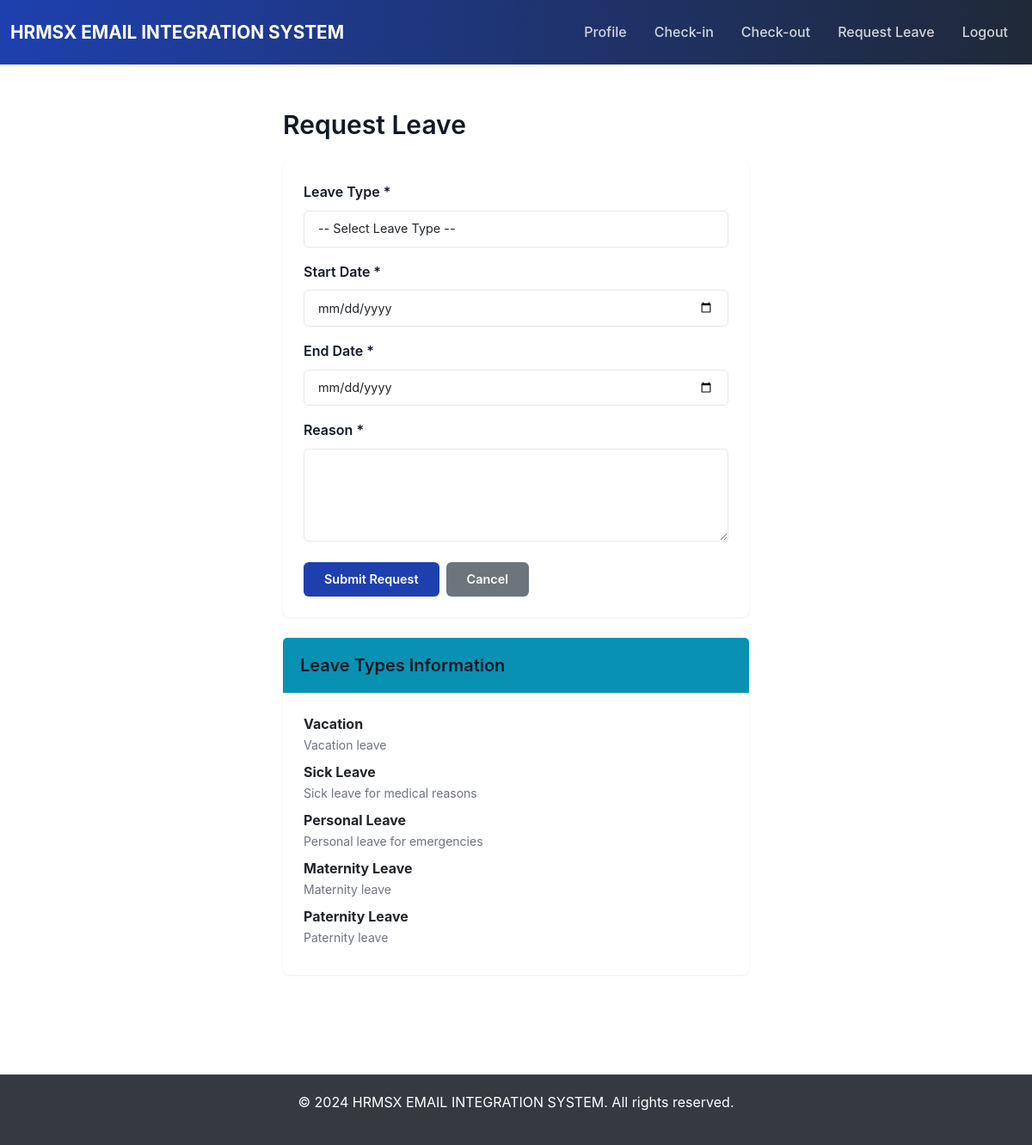
The page /leave/request/ (signed in) on the database its author committed.
### leave/models.py (models this page shows, shortened)
class LeaveType(models.Model):
    name = models.CharField(max_length=50, unique=True)
    description = models.TextField(blank=True)
    is_active = models.BooleanField(default=True)
    created_at = models.DateTimeField(auto_now_add=True)
    class Meta:
        verbose_name_plural = "Leave Types"

### leave/views.py (the view, shortened to what this page needs)
# urls.py: path('request/', views.request_leave, name='request_leave'),
@login_required(login_url='login')
def request_leave(request):
    user = request.user
    leave_types = LeaveType.objects.filter(is_active=True)
    context = {
        'leave_types': leave_types,
    }
    return render(request, 'leave/request_leave.html', context)

### users/context_processors.py (called while the page is built)
def user_role(request):
    if request.user.is_authenticated:
        try:
            role_obj = UserRole.objects.get(user=request.user)
            return {
                'user_role': role_obj.role,
                'user_role_obj': role_obj,
            }
        except UserRole.DoesNotExist:
            return {
                'user_role': None,
                'user_role_obj': None,
            }
    return {
        'user_role': None,
        'user_role_obj': None,
    }

### templates/leave/request_leave.html (shortened to what this page needs)
{% extends 'base.html' %}
{% block content %}
<div class="container">
    <div class="row justify-content-center">
        <div class="col-md-6">
            <h2 class="mb-4"> Request Leave</h2>
            <div class="card">
                <div class="card-body">
                    <form method="post">
                        <div class="mb-3">
                            <label for="leave_type" class="form-label">Leave Type *</label>
                            <select class="form-select" id="leave_type" name="leave_type" required>
                                <option value="">-- Select Leave Type --</option>
                            </select>
                        </div>
                        <div class="mb-3">
                            <label for="start_date" class="form-label">Start Date *</label>
                            <input type="date" class="form-control" id="start_date" name="start_date" required>
                        </div>
                        <div class="mb-3">
                            <label for="end_date" class="form-label">End Date *</label>
                            <input type="date" class="form-control" id="end_date" name="end_date" required>
                        </div>
                        <div class="mb-4">
                            <label for="reason" class="form-label">Reason *</label>
                            <textarea class="form-control" id="reason" name="reason" rows="4" required></textarea>
                        </div>
                        <div class="d-flex gap-2">
                            <button type="submit" class="btn btn-primary">Submit Request</button>
                            <a href="{% url 'leave_requests' %}" class="btn btn-secondary">Cancel</a>
                        </div>
                    </form>
                </div>
            </div>
            <div class="card mt-4">
                <div class="card-header bg-info text-white">
                    <h5 class="mb-0">Leave Types Information</h5>
                </div>
                <div class="card-body">
                    {% for leave_type in leave_types %}
                    <div class="mb-2">
                        <strong>{{ leave_type.name }}</strong>
                        <p class="text-muted small mb-0">{{ leave_type.description }}</p>
                    </div>
                    {% endfor %}
                </div>
            </div>
        </div>
    </div>
</div>
{% endblock %}

### static/custom.css (style rules this page uses)
:root { --primary-color: #1e40af; --secondary-color: #1f2937; --accent-color: #0ea5e9; --success-color: #059669; --danger-color: #dc2626; --warning-color: #d97706; --info-color: #0891b2; --light-bg: #f9fafb; --dark-text: #111827; --border-color: #e5e7eb; }
* { font-family: -apple-system, BlinkMacSystemFont, 'Segoe UI', 'Roboto', 'Oxygen', 'Ubuntu', 'Cantarell', sans-serif; }
body { background: #ffffff; color: var(--dark-text); line-height: 1.6; }
.card { border: none; border-radius: 8px; box-shadow: 0 1px 3px rgba(0, 0, 0, 0.08); transition: all 0.3s ease; margin-bottom: 1.5rem; }
.card-header { background: var(--primary-color); color: white; border: none; border-radius: 8px 8px 0 0; font-weight: 600; padding: 1.25rem; font-size: 1rem; }
.card-body { padding: 1.5rem; }
.btn { border: none; border-radius: 6px; font-weight: 600; padding: 0.6rem 1.5rem; transition: all 0.3s ease; text-transform: none; font-size: 0.9rem; letter-spacing: 0px; }
.btn-primary { background: var(--primary-color); color: white; }
.bg-info { background: var(--info-color) !important; color: white !important; }
.form-control, .form-select { border: 1px solid var(--border-color); border-radius: 6px; padding: 0.6rem 1rem; font-size: 0.9rem; transition: all 0.3s ease; letter-spacing: 0px; background: white; }
.form-label { font-weight: 600; margin-bottom: 0.5rem; color: var(--dark-text); letter-spacing: 0px; }
h1, h2, h3, h4, h5, h6 { color: var(--dark-text); font-weight: 600; margin-bottom: 1rem; }
h2 { font-size: 1.875rem; }
.container { padding: 2rem 1rem; }
.text-muted { color: #6b7280 !important; }

### templates/base.html (style rules this page uses)
body { display: flex; flex-direction: column; min-height: 100vh; background-color: #f5f5f5; }
.card { border: none; box-shadow: 0 2px 8px rgba(0, 0, 0, 0.1); border-radius: 8px; }
.btn-primary { background: linear-gradient(135deg, #667eea 0%, #764ba2 100%); border: none; }

### rows shown on the page
LeaveType: name "Vacation", description "Vacation leave"
LeaveType: name "Sick Leave", description "Sick leave for medical reasons"
LeaveType: name "Personal Leave", description "Personal leave for emergencies"
LeaveType: name "Maternity Leave", description "Maternity leave"
LeaveType: name "Paternity Leave", description "Paternity leave"
